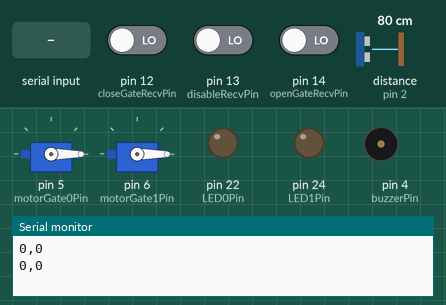
This sketch was run on a simulated Arduino Mega 2560, built with avr-gcc and run on an emulated ATmega2560. Shown: 2 × servo, output pins drawn as LEDs (lit = HIGH), buzzer (waves = sounding), the last lines printed to the serial monitor. Wiring (inferred from the names in the program): ultrasonic range finder: trigger pin 3; echo pin 2. Dashed ring = blinking. The test bench sets the inputs (shaded band); at power-on: pin 12 (closeGateRecvPin) LOW, pin 13 (disableRecvPin) LOW, pin 14 (openGateRecvPin) LOW, distance to the obstacle (sensor on pin 2) 80 cm. The echo pulse lasts 58.3 µs per cm; pins used as bus, display or sensor lines are not drawn.

Above: at 1.2 s.
1.3 s: "1\n" received over Serial
At 4.3 s:
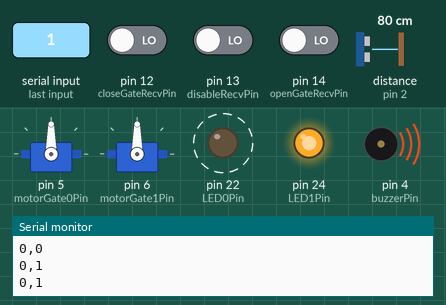
4.5 s: "1,90\n" received over Serial
At 6.2 s:
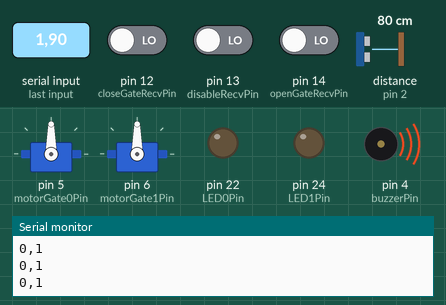
7.3 s: "1,90,45\n" received over Serial
At 8.7 s:
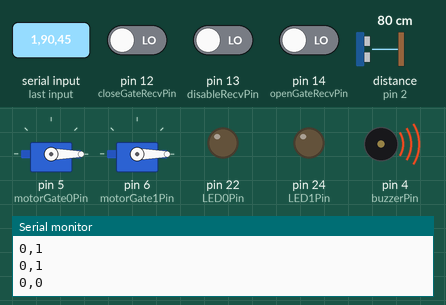
9.9 s: "90,45,200\n" received over Serial
Timing chart, 0 to 12.9 s (numbered marks = the images above; inputs shaded):
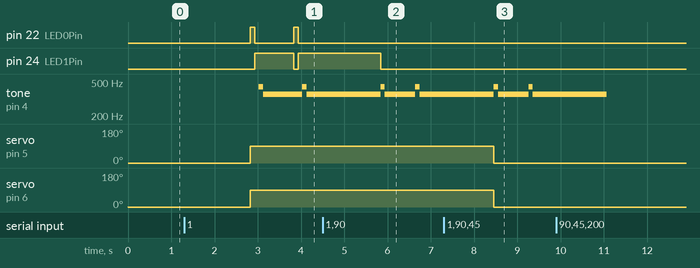

The sketch:

Gate_Crossing_Project.ino
```cpp
// Initialize set up for servo motor
#include <Servo.h>
#include <string.h>

// Pin assignments
const int closeGateEmitPin = 9;
const int closeGateRecvPin = 12;
const int disableEmitPin = 10;
const int disableRecvPin = 13;
const int openGateEmitPin = 11;
const int openGateRecvPin = 14;
const int motorGate0Pin = 5;
const int motorGate1Pin = 6;
const int usEchoPin = 2;
const int usTrigPin = 3;
const int buzzerPin = 4;
const int LED0Pin = 22;
const int LED1Pin = 24;

// Constants needed for US sensor
const float speed = 0.0343;
const float normalDistance = 16; //MEASURE THE DISTANCE RETURNED WHEN THE GATES ARE OPENED AND CLOSED AND SET THE LOWEST VALUE HERE, ONLY WHEN THE DISTANCE GETS LOWER THAN THAT IS THERE AN OBSTRUCTION ON THE RAILROAD

// Initialize variables for logic
int oldOpenRecvState = 0;
int openRecvState = 0;
int oldCloseRecvState = 0;
int closeRecvState = 0;
int oldDisableRecvState = 0;
int disableRecvState = 0;
int closeCount = 0;
int openCount = 0;
Servo gate0, gate1;
bool gateUp = true;
float time, distance;
String sendCommand;


// Creates struct that contains all given commands from LabView
struct cmd{
    String fullCommand;
    int gateCommand;
    int LEDCommand;
    int soundCommand;
    int firstIndex;
    int secondIndex;
};

// Initial setup for program
void setup() {
  // Sets IR emitters and receiver pins
  pinMode(openGateEmitPin, OUTPUT);
  pinMode(closeGateEmitPin, OUTPUT);
  pinMode(disableEmitPin, OUTPUT);
  pinMode(openGateRecvPin, INPUT);
  pinMode(closeGateRecvPin, INPUT);
  pinMode(disableRecvPin, INPUT);

  // Sets up LED pins
  pinMode(LED0Pin, OUTPUT);
  pinMode(LED1Pin, OUTPUT);

  // Sets up US sensor pins
  pinMode(usEchoPin, INPUT);
  pinMode(usTrigPin, OUTPUT);

  // Sets up motor pins
  gate0.attach(motorGate0Pin);
  gate1.attach(motorGate1Pin);

  // Initializes motors to return to their starting angles
  gate0.write(0);
  gate1.write(1);

  // Required for reading and writing to LabView
  Serial.begin(9600);

}

// Generates a 38kHz pulse that allows IR receivers to detect light
void send38kHz(int durationMicros) {
  unsigned long startTime = micros();
  while (micros() - startTime < durationMicros) {
    digitalWrite(openGateEmitPin, HIGH);
    digitalWrite(closeGateEmitPin, HIGH);
    digitalWrite(disableEmitPin, HIGH);
    delayMicroseconds(13);  // 13 µs HIGH
    digitalWrite(openGateEmitPin, LOW);
    digitalWrite(closeGateEmitPin, LOW);
    digitalWrite(disableEmitPin, LOW);

    delayMicroseconds(13);  // 13 µs LOW
    // 26 µs total = ~38.4 kHz
  }
}

// Sets up cmd data type
cmd getInputs(){
  cmd setCommand;
  // Receives a string of information from LabView
  if (Serial.available() > 0){
    // Should be in the format of: [sound on?],[lights on?],[gate up?] = 1,0,1 to turn the sound on, turn the lights off, and move the gate up for example
    setCommand.fullCommand = Serial.readStringUntil('/n');
    setCommand.firstIndex = setCommand.fullCommand.indexOf(',');
    setCommand.secondIndex = setCommand.fullCommand.indexOf(',',setCommand.firstIndex + 1);
    setCommand.soundCommand = setCommand.fullCommand.substring(0,setCommand.firstIndex).toInt();
    setCommand.LEDCommand = setCommand.fullCommand.substring(setCommand.firstIndex+1,setCommand.secondIndex).toInt();
    setCommand.gateCommand = setCommand.fullCommand.substring(setCommand.secondIndex+1).toInt();
  }

  return setCommand;
}

// Controls the LED lights in the system
void checkLights(cmd desCommand, bool gateUp){
  // A command from LabView will overwrite any existing logic
  if (desCommand.LEDCommand == 1 || !gateUp){
    // Flashing light sequence on LED0 and LED1
    digitalWrite(LED0Pin, HIGH);
    digitalWrite(LED1Pin, LOW);
    delay(100);
    digitalWrite(LED0Pin, LOW);
    digitalWrite(LED1Pin, HIGH);
    delay(100);
  } else {
    // LEDs are turned off
    digitalWrite(LED0Pin, LOW);
    digitalWrite(LED1Pin, LOW);
  }
}

// Controls the buzzer in the system
void checkAlarm(cmd desCommand, bool gateUp){
  // A command from LabView will overwrite any existing logic
  if (desCommand.soundCommand == 1 || !gateUp){
    tone(buzzerPin, 440);
    delay(100);
    tone(buzzerPin, 360);
    delay(100);
  } else {
    noTone(buzzerPin);
  }
}

// Sends out a pulse from the US sensor
float sendPulse(){
  digitalWrite(usTrigPin, LOW);
  delayMicroseconds(2);
  digitalWrite(usTrigPin, HIGH);
  delayMicroseconds(10);
  digitalWrite(usTrigPin, LOW);

  time = pulseIn(usEchoPin, HIGH);
  return (time*speed)/2;
}

void loop() {
  cmd desCommand;

  sendCommand = "";

  // Gets inputs from LabView via Serial commands
  desCommand = getInputs();

  // Sends a short IR pulse for emitters to read
  send38kHz(1000); // 1 ms of 38kHz

  // Reads the receiver output for all IR receivers
  closeRecvState = digitalRead(closeGateRecvPin);
  openRecvState = digitalRead(openGateRecvPin);
  disableRecvState = digitalRead(disableRecvPin);

  // Gets distance of obstruction using US sensor
  distance = sendPulse();
  //Serial.println(distance);

  // Creates string to send to LabView
  if (disableRecvState == 1 || distance > normalDistance){
    sendCommand += "0,";
  } else {
    sendCommand = sendCommand + String(distance) + ",";
  }


  // Gets the status of the close IR receiver and increments a counter for however long it has been blocked without changing (otherwise it resets back to 0)
  if (closeRecvState == 1){
    closeCount++;
    if (closeRecvState != oldCloseRecvState){
      closeCount = 0;
    }
    oldCloseRecvState = 1;
  } else {
    oldCloseRecvState = 0;
    closeCount = 0;
  }

  // Gets the status of the open IR receiver and increments a counter for however long it has been blocked without changing (otherwise it resets back to 0)
  if (openRecvState == 1){
    openCount++;
    if (openRecvState != oldOpenRecvState){
      openCount = 0;
    }
    oldOpenRecvState = 1;
  } else {
    oldOpenRecvState = 0;
    openCount = 0;
  }


  // When either counter has been blocked for over 5 cycles, it will toggle the gate variable
  if (openCount > 2){
    gateUp = true;
  } else if (closeCount > 4){
    gateUp = false;
  }

  // Moves the gate up or down based on the gate variable
  if (!gateUp || desCommand.gateCommand == 1){
    sendCommand += "1";
    gate0.write(90);
    gate1.write(90);
  } else if (gateUp){
    sendCommand += "0";
    gate0.write(0);
    gate1.write(0);
  }

  // Controls lights depending on receiver states
  checkLights(desCommand, gateUp);

  // Controls alarm depending on receiver states
  checkAlarm(desCommand, gateUp);

  Serial.println(sendCommand);


  delay(600); // Delays before next reading
}
```

Measured:
- after the input at 1.3 s, pin 22 (LED0Pin): alternates HIGH for 0.10 s and LOW for 0.91 s, starting after 1.5 s; pin 24 (LED1Pin): LOW → HIGH after 1.6 s, → LOW 0.91 s later, → HIGH 0.10 s later
- after the input at 4.5 s, pin 22 (LED0Pin): stops changing and stays LOW
- after the input at 7.3 s, servo on pin 5 (motorGate0Pin), servo on pin 6 (motorGate1Pin): 90° → 0° after 1.2 s
